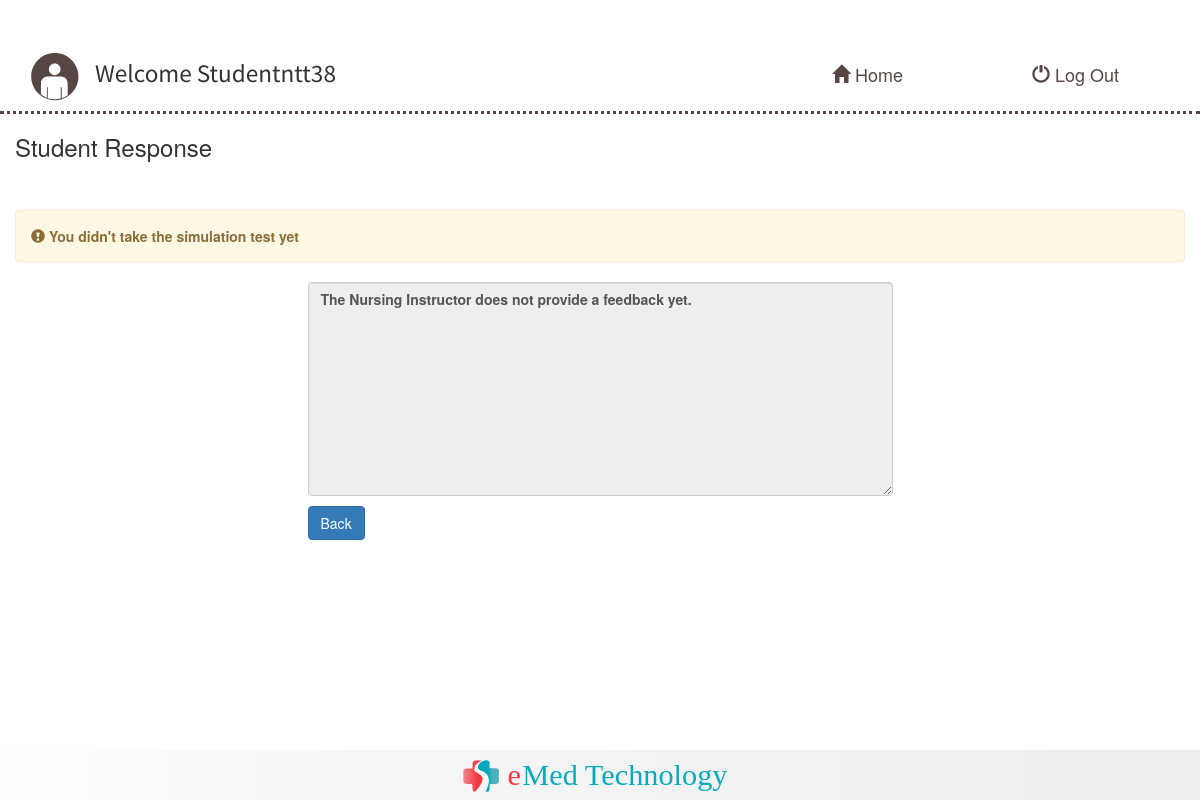
The page /StudentResponse.php (signed in) on the database as committed earlier.
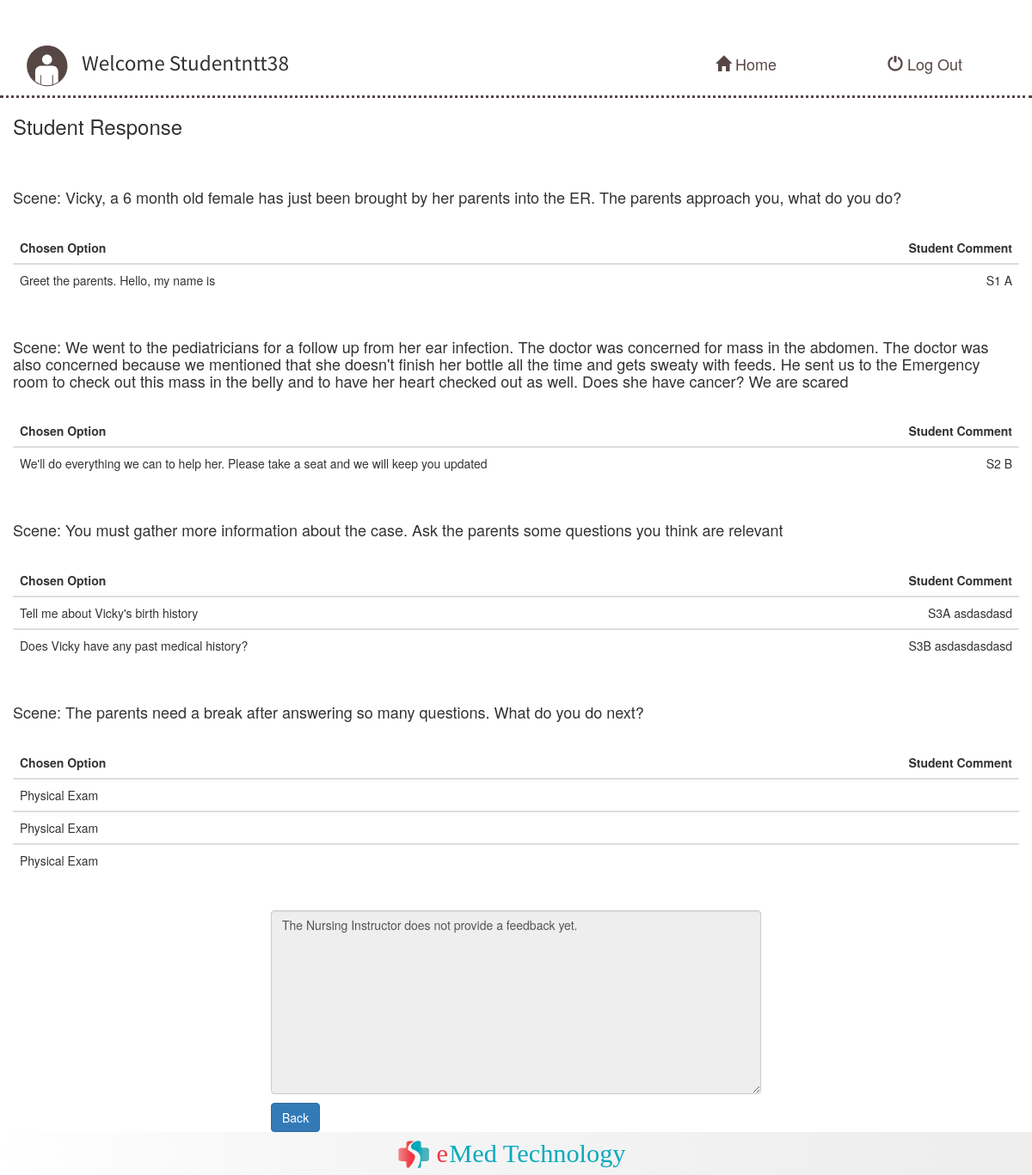
The same page on the database as committed later.
### tables this page shows
CREATE TABLE `scene_table` (
  `SceneID` int(11) NOT NULL,
  `SceneInformation` text NOT NULL,
  `A` text NOT NULL,
  `B` text NOT NULL,
  `C` text NOT NULL,
  `D` text NOT NULL,
  `E` text NOT NULL,
  `F` text NOT NULL,
  `G` text NOT NULL,
  `H` text NOT NULL,
  `I` text NOT NULL,
  `J` text NOT NULL,
  `K` text NOT NULL,
  `L` text NOT NULL,
  `M` text NOT NULL,
  `N` text NOT NULL,
  `O` text NOT NULL,
  `P` text NOT NULL,
  `Q` text NOT NULL,
  `R` text NOT NULL
);

CREATE TABLE `student_response_new` (
  `ID` int(11) NOT NULL,
  `SceneID` int(11) NOT NULL,
  `userID` int(11) NOT NULL,
  `ChosenOption` text NOT NULL,
  `TextResponse` text NOT NULL,
  `Feedback` text NOT NULL
);

### StudentResponse.php (the view, shortened to what this page needs)
<?php
require_once 'database.php';
            $SceneInfoQuery = "SELECT * FROM scene_table";
            $statement = $db->prepare($SceneInfoQuery);
            $statement->execute();
            $SceneInfo = $statement->fetchall();
            $StudentAnswerQuery = "SELECT * FROM student_response_new WHERE userID ='".$_SESSION['userID']."'";
            $statement = $db->prepare($StudentAnswerQuery);
            $statement->execute();
            $StudentAnswer = $statement->fetchall();
            if(empty($StudentAnswer)){
                $MessageResponse = '<div class="alert alert-warning"><span class="glyphicon glyphicon-exclamation-sign"></span>&nbsp;<strong>'."You didn't take the simulation test yet";
            }
        $StudentID =  $_SESSION['userID'];
        $CheckFeedbackQuery = "SELECT DISTINCT Feedback FROM student_response_new WHERE userID ='$StudentID'";
        $statement = $db->prepare($CheckFeedbackQuery);
        $statement->execute();
        $CheckFeedback = $statement->fetchall();
?>
<!DOCTYPE html>
<html>
<head>
        <link rel="stylesheet" type="text/css" href="css/studenthome.css">
        <link rel="stylesheet" href="http://maxcdn.bootstrapcdn.com/bootstrap/3.3.5/css/bootstrap.min.css">
</head>
<body>
         <div class="container-fluid">
          <div class="row">
              <img src="img/banner.svg" />
</div>
     <div class="row title">
         <div class="col-md-8"><p class="ptitle"><img class="responsive" src="img/studentlogo.svg"width="80px"height="50px"/>Welcome Student<?php echo $_SESSION['username']; ?></p>
         </div>
         <div class="col-md-2">
             <a href="http://localhost/Demo/StudentHomePage.php" class="btn btn-lg">
          <span class="glyphicon glyphicon-home"></span> Home
        </a></div>
         <div class="col-md-2">
             <a href="http://localhost/Demo/logout.php" class="btn btn-lg">
          <span class="glyphicon glyphicon-off"></span> Log Out
        </a></div>
     </div>
         <div class="row">
             <div class="col-md-12">
                 <h3>Student Response</h3>
         <div class="table-responsive">
             <br>
             <br>
    <?php if (!empty($MessageResponse)){
        echo $MessageResponse;
    }else{
            foreach ($SceneInfo as $SceneInfoValue){
                echo "<h4>"."Scene: ".$SceneInfoValue['SceneInformation']."</h4>";
                echo '<br>';
                    $result = '<table class="table" align="center">';
                    $result .= '<thead><th>Chosen Option</th><th style="text-align:right;">Student Comment</th></thead>';
                    foreach ($StudentAnswer as $StudentAnswerValue){
                        if($SceneInfoValue['SceneID'] == $StudentAnswerValue['SceneID']){
                            $result .= '<tr><tbody>';
                            $result .= '<td>'.$StudentAnswerValue['ChosenOption'].'</td>';
                            $result .= '<td style="text-align:right;">'.$StudentAnswerValue['TextResponse'].'</td>';
                            $result .= '</tr></tbody>';
                        }
                    }
                        $result .= '</table>';
                        echo $result;
                        echo "<br>";
            }
    }?>
         </div></div></div>
         <div class="row">
             <div class="col-md-3"></div>
<div class="col-md-6">
<?php if(empty($CheckFeedback[0]['Feedback'])){ ?>
<p align="center"><textarea class="form-control"align="middle" rows="10" cols="90" disabled>The Nursing Instructor does not provide a feedback yet.</textarea></p>
<?php }else { ?>
<p align="center"><textarea class="form-control" align="middle" rows="10" cols="90" disabled><?php echo $CheckFeedback[0]['Feedback']; ?></textarea></p>
<?php }?>
<input class="btn btn-primary" action="action" type="button" value="Back" onclick="history.go(-1);" />
</div>
<div class="col-md-3">
    </div>
   <footer class="footer">
    <img src="img/Logo SHP.svg" height="40px"/>
</footer>
</div>
     </div>
</body>
</html>

### css/studenthome.css (style rules this page uses)
body { padding-bottom:50px; }
.ptitle { font-family: 'Source Sans Pro', sans-serif; font-weight: 400; font-size:180%; }
.title { border-style: solid; border-left:none; border-right:none; border-top:none; border-bottom: 3px dotted #564644; }
.col-md-2>a { color:#564644; }
footer { position:fixed; left:0px; bottom:0px; height:50px; width:100%; background: rgba(255,255,255,1); background: -moz-linear-gradient(left, rgba(255,255,255,1) 0%, rgba(246,246,246,1) 32%, rgba(237,237,237,1) 100%); background: -webkit-gradient(left top, right top, color-stop(0%, rgba(255,255,255,1)), color-stop(32%, rgba(246,246,246,1)), color-stop(100%, rgba(237,237,237,1))); background: -webkit-linear-gradient(left, rgba(255,255,255,1) 0%, rgba(246,246,246,1) 32%, rgba(237,237,237,1) 100%); background: -o-linear-gradient(left, rgba(255,255,255,1) 0%, rgba(246,246,246,1) 32%, rgba(237,237,237,1) 100%); background: -ms-linear-gradient(left, rgba(255,255,255,1) 0%, rgba(246,246,246,1) 32%, rgba(237,237,237,1) 100%); background: linear-gradient(to right, rgba(255,255,255,1) 0%, rgba(246,246,246,1) 32%, rgba(237,237,237,1) 100%); filter: progid:DXImageTransform.Microsoft.gradient( startColorstr='#ffffff', endColorstr='#ededed', GradientType=1 ); }
footer>img { position: absolute; top: 50%; left: 50%; margin-right: -50%; transform: translate(-50%, -50%) }

Rows that differ between the two databases and show on the page:
added scene_table: SceneInformation "Vicky, a 6 month old female has just been brought by her parents into the ER. The parents approach you, what do you do?"
added student_response_new: ChosenOption "Greet the parents. Hello, my name is", TextResponse "S1 A"
added scene_table: SceneInformation "We went to the pediatricians for a follow up from her ear infection. The doctor was concerned for mass in the abdomen. The doctor was also concerned because we mentioned that she doesn't finish her bottle all the time and gets sweaty with feeds. He sent us to the Emergency room to check out this mass in the belly and to have her heart checked out as well. Does she have cancer? We are scared"
added student_response_new: ChosenOption "We'll do everything we can to help her. Please take a seat and we will keep you updated", TextResponse "S2 B"
added scene_table: SceneInformation "You must gather more information about the case. Ask the parents some questions you think are relevant"
added student_response_new: ChosenOption "Tell me about Vicky's birth history", TextResponse "S3A asdasdasd"
added student_response_new: ChosenOption "Does Vicky have any past medical history?", TextResponse "S3B asdasdasdasd"
added scene_table: SceneInformation "The parents need a break after answering so many questions. What do you do next?"
added student_response_new: ChosenOption "Physical Exam", shown under "The parents need a break after answering so many questions. What do you do next?"
added student_response_new: ChosenOption "Physical Exam", shown under "The parents need a break after answering so many questions. What do you do next?"
added student_response_new: ChosenOption "Physical Exam", shown under "The parents need a break after answering so many questions. What do you do next?"
Other text that changed with them:
text no longer shown: "You didn't take the simulation test yet"
